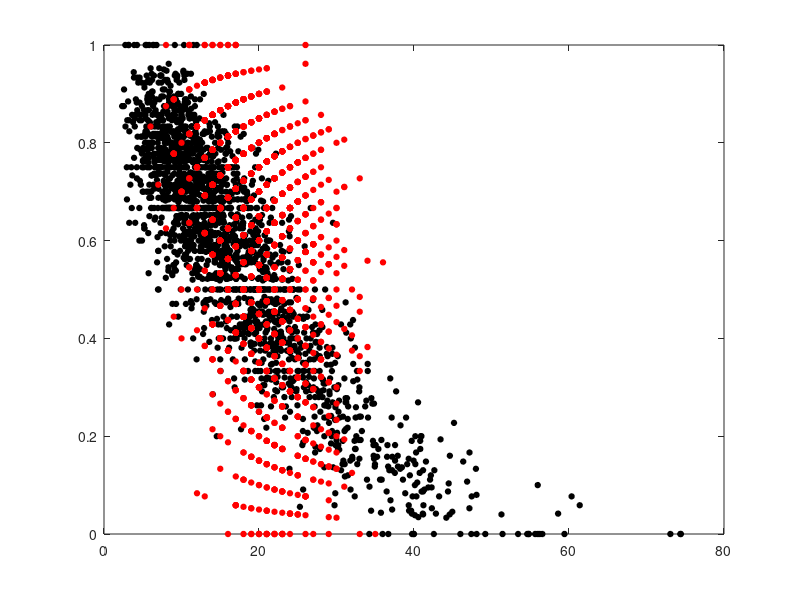

This figure's MATLAB source: (Note: this script raises an error after producing the figure.)
a=1;
b=1;
N=200;
se=0.3;
lambda = 3/4; % s2x/(s2x+s2u)

figure(1);clf
%% classic error  (OLS)
su=sqrt((1-lambda)/lambda);
x  = randn(N,1);
y = a + b*x + se*randn(N,1);
w = x + su*randn(N,1);

p1 = polyfit(w,y,1);

subplot(231)
plot(x,y,'ko','markersize',4,'MarkerFaceColor','k');hold all
plot(w,y,'ro','markersize',4,'MarkerFaceColor','r')
plot([-4 4],b*[-4 4]+a,'k-','linewidth',2)
plot([-4 4],p1(1)*[-4 4]+p1(2),'r-','linewidth',2)
axis([- 4 4 -4+a  4+a])
axis square
title('Classic error')
legend('real','observed with error','location','northwest')
legend('boxoff')
ylabel({'OLS','y'})
xlabel('x')

%% Berkson error (OLS)
su=sqrt((1-lambda)/lambda);
w  = sqrt(1-su.^2)*randn(N,1);
x = w + su*randn(N,1);
y = a + b*x + se*randn(N,1);

p1 = polyfit(w,y,1);

subplot(232)
plot(x,y,'ko','markersize',4,'MarkerFaceColor','k');hold all
plot(w,y,'ro','markersize',4,'MarkerFaceColor','r')
plot([-4 4],b*[-4 4]+a,'k-','linewidth',2)
plot([-4 4],p1(1)*[-4 4]+p1(2),'r-','linewidth',2)
axis([- 4 4 -4+a  4+1])
axis square
title('Berkson error')
ylabel('y')
xlabel('x')

%% differential error  (OLS)
su=sqrt((1-lambda)/lambda);
x  = randn(N,1);
y = a + b*x + se*randn(N,1);
R = 0.5*[1 -0.5;-0.5 1];
C = chol(R);
v = randn(N,2)*C;
k = y + v(:,1);
w = x + v(:,2);

p1 = polyfit(w,k,1);

subplot(233)
plot(x,y,'ko','markersize',4,'MarkerFaceColor','k');hold all
plot(w,k,'ro','markersize',4,'MarkerFaceColor','r')
plot([-4 4],b*[-4 4]+a,'k-','linewidth',2)
plot([-4 4],p1(1)*[-4 4]+p1(2),'r-','linewidth',2)
axis([- 4 4 -4+a  4+a])
axis square
title('Differential error')
ylabel('y')
xlabel('x')
%% classic error (GLM)
a=1;u=rand(N,1);p=0.1;
x0 = poissrnd(3,N,1);
x = x0+u;
y  = poissrnd(a*x);

h1 = binornd(x0,p);
h2 = binornd(x0,p);
w = x0-h1+h2+u;

b1 = glmfit(log(w),y,'poisson','offset',log(w));

subplot(234)
xi=linspace(0.001,1.1*max(w),200);
plot(x,y,'ko','markersize',4,'MarkerFaceColor','k');hold all
plot(w,y,'ro','markersize',4,'MarkerFaceColor','r');hold all
plot(xi,a*xi,'k-','linewidth',2)
plot(xi,exp(b1(1))*xi.^(b1(2)+1),'r-','linewidth',2)
axis([0 xi(end) 0 1.1*max(y)])
axis square
ylabel({'GLM','N_1'})
xlabel('x')

%% Berkson error (GLM)
su=0.5;N=2000;
u=-1.2*su^2+su*randn(N,1);
b0=[2;-.1];

% w =exprnd(1,N,1);
% x=w.*exp(u);
% p=glmval(b0,x,'logit');
N0 = poissrnd(20,N,1);
x = N0.*exp(u);
p=glmval(b0,x,'logit');

N1 = binornd(N0,p);
use=N0>0;
b1 = glmfit(N0(use),[N1(use) N0(use)],'binomial');
p1 = N1./N0;

% subplot(235)
clf
xi=linspace(0,1.1*max(x),200);
plot(x(use),p1(use),'ko','markersize',4,'MarkerFaceColor','k');hold all
plot(N0(use),p1(use),'ro','markersize',4,'MarkerFaceColor','r');hold all
plot(xi,glmval(b0,xi,'logit'),'k-','linewidth',2)
plot(xi,glmval(b1,xi,'logit'),'r-','linewidth',2)
axis([0 xi(end) 0 1])
axis square
ylabel('suvival probability')
xlabel('x')

%% differential error  (GLM)
a=1;u=rand(N,1);p=0.1;
x0 = poissrnd(3,N,1);
x = x0+u;
y  = poissrnd(a*x);

hx = binornd(x0,p);
hy = binornd(y ,p);

w = x0-hx+hy+u;
k = y-hy+hx;

b1 = glmfit(log(w),k,'poisson','offset',log(w));

subplot(236)
xi=linspace(0.001,1.1*max(w),200);
plot(x,y,'ko','markersize',4,'markerfacecolor','k');hold all
plot(w,k,'ro','markersize',4,'markerfacecolor','r');hold all
plot(xi,a*xi,'k-','linewidth',2)
plot(xi,exp(b1(1))*xi.^(b1(2)+1),'r-','linewidth',2)
axis([0 xi(end) 0 1.1*max(y)])
axis square
ylabel('N_1')
xlabel('x')

sublabel
